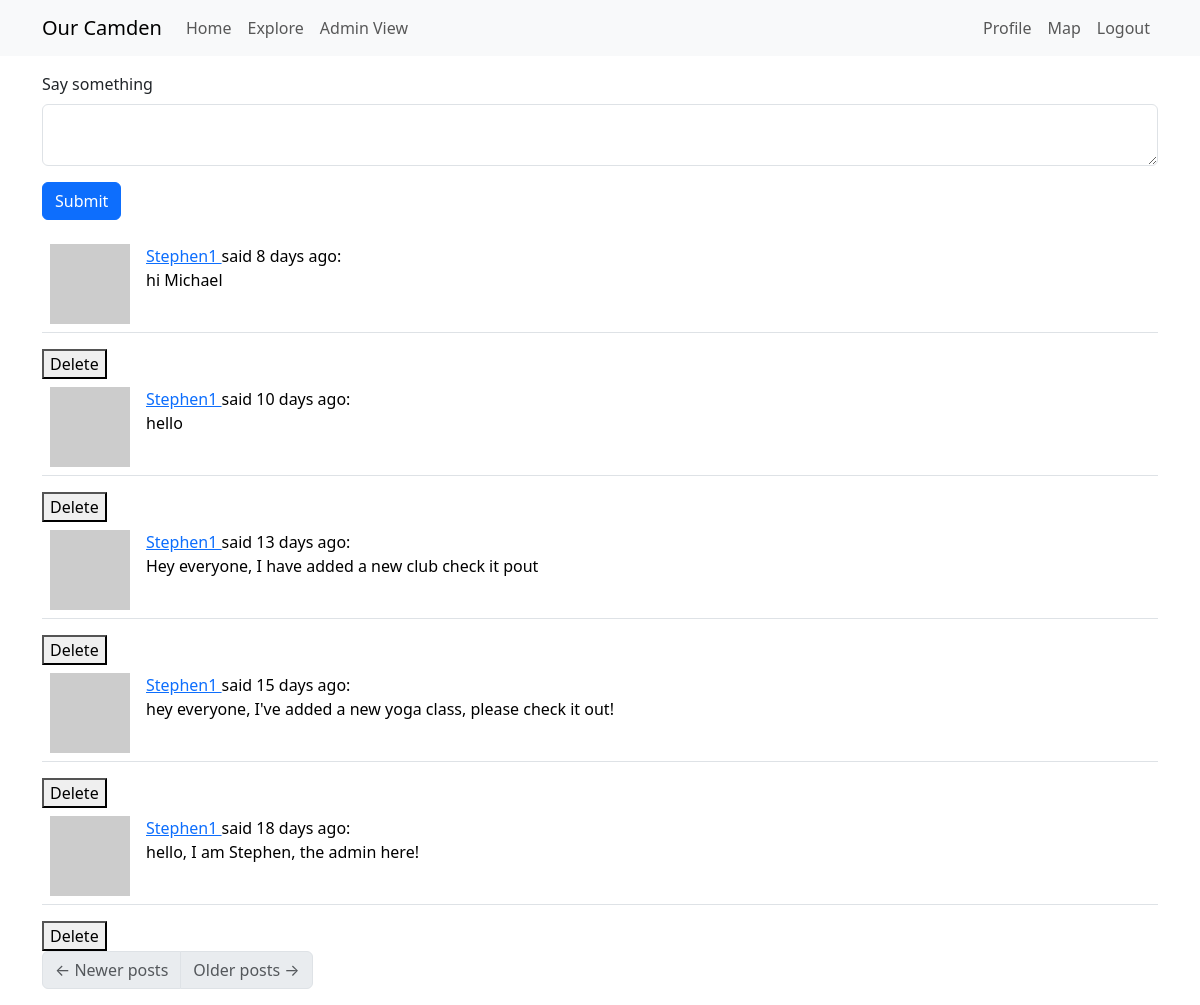
The page /index (signed in) on the database as committed earlier.
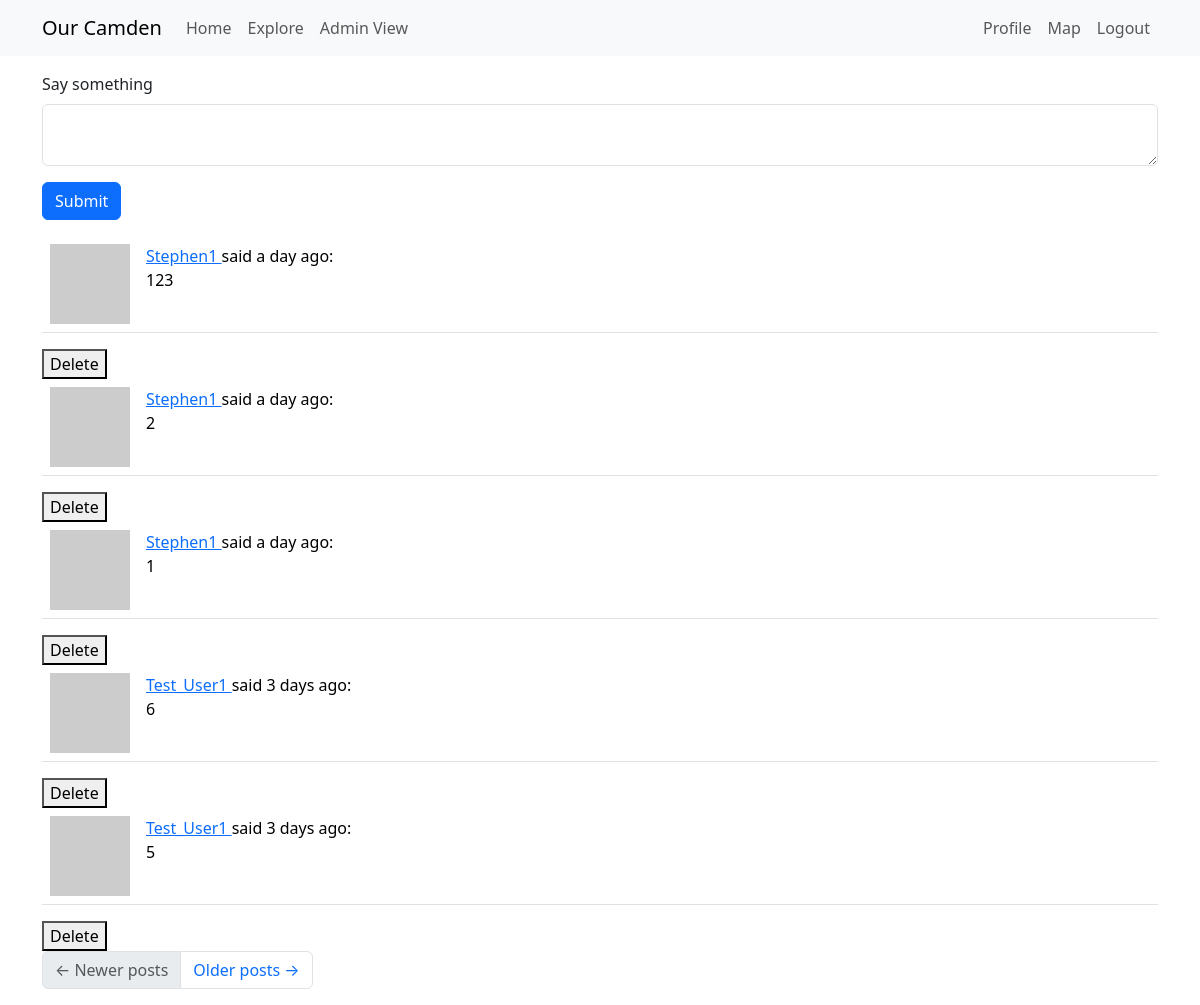
The same page on the database as committed later.
### app/models.py (models this page shows, shortened)
class Post(db.Model):
    __searchable__ = ['body']  # Fields to index
    id: so.Mapped[int] = so.mapped_column(primary_key=True)
    body: so.Mapped[str] = so.mapped_column(sa.String(140))
    timestamp: so.Mapped[datetime] = so.mapped_column(index=True, default=lambda: datetime.now(timezone.utc))
    user_id: so.Mapped[int] = so.mapped_column(sa.ForeignKey(User.id, ondelete='CASCADE'),index=True)
    author: so.Mapped[User] = so.relationship(back_populates='posts', passive_deletes=True)

class User(UserMixin, db.Model):
    __tablename__ = "User"
    __searchable__ = ['username', 'email',]
    id: so.Mapped[int] = so.mapped_column(primary_key=True) # so.Mapped gives a python data type to the attr, so.mapped_column creates the actual column
    access_level: so.Mapped[int] = so.mapped_column(
        default=0,  # Default to 0 (logged-in User)
        nullable=False
    )
    username: so.Mapped[str] = so.mapped_column(sa.String(64), index=True,
                                                unique=True)
    email: so.Mapped[str] = so.mapped_column(sa.String(120), index=True,
                                             unique=True)
    password_hash: so.Mapped[Optional[str]] = so.mapped_column(sa.String(256)) #attr can be defined as Optional
    about_me: so.Mapped[Optional[str]] = so.mapped_column(sa.String(140))
    last_seen: so.Mapped[Optional[datetime]] = so.mapped_column(
        default=lambda: datetime.now(timezone.utc))
    posts: so.WriteOnlyMapped['Post'] = so.relationship(
        back_populates='author',
        passive_deletes=True) #back_populates links Posts.author to User.posts
    following: so.WriteOnlyMapped['User'] = so.relationship(
        secondary=followers, primaryjoin=(followers.c.follower_id == id), # establish link between User and Follower tables, where the id matches (all the Users this current User follows)
        secondaryjoin=(followers.c.followed_id == id), #links followers back to Users. identifies all Users who are followed by the current User
        back_populates='followers',
        passive_deletes=True) #links User.following to Follower.followers (who the User is following)
    followers: so.WriteOnlyMapped['User'] = so.relationship(
        secondary=followers, primaryjoin=(followers.c.followed_id == id),
        secondaryjoin=(followers.c.follower_id == id),
        back_populates='following',
        passive_deletes=True) #same but for who the User is being followed by
    Markers: so.Mapped["Marker"] = so.relationship(
        "Marker",
        back_populates="creator",  # Links to the `Marker.creator` relationship
    )
    def avatar(self, size):
        digest = md5(self.email.lower().encode('utf-8')).hexdigest()
        return f'https://www.gravatar.com/avatar/{digest}?d=identicon&s={size}' #provides an automatic avatar
    def following_posts(self):
        Author = so.aliased(User)
        Follower = so.aliased(User)
        return (
            sa.select(Post)
            .join(Post.author.of_type(Author))
            .join(Author.followers.of_type(Follower), isouter=True)
            .where(sa.or_(
                Follower.id == self.id,
                Author.id == self.id,
            ))
            .group_by(Post)
            .order_by(Post.timestamp.desc())
        )

### app/routes.py (the view, shortened to what this page needs)
@app.route('/', methods=['GET', 'POST']) #accept data input from webpage
@app.route('/index', methods=['GET', 'POST']) # accept “/” or “/index” as route
@login_required
def index():
    form = PostForm() #display option to post something
    page = request.args.get('page', 1, type=int) # I THINK “page” is the key of the dict, “1” is the default value (default num of pages) unless there are more.
    posts = db.paginate(current_user.following_posts(), page=page,
                        per_page=app.config['POSTS_PER_PAGE'], error_out=False) #paginate the posts by page? [following_posts] [pre-configged no. of mosts per page]
    next_url = url_for('index', page=posts.next_num) \
        if posts.has_next else None # create next_url variable if there is one available
    prev_url = url_for('index', page=posts.prev_num) \
        if posts.has_prev else None # same logic
    return render_template('index.html', title='Home', form=form,
                           posts=posts.items, next_url=next_url,
                           prev_url=prev_url, user_id = current_user.id) # render index.html, with title home, form = postform, list of paginated posts, and next/prev otions

### app/forms.py
class PostForm(FlaskForm):
    post = TextAreaField('Say something', validators=[
        DataRequired(), Length(min=1, max=140)])
    submit = SubmitField('Submit')

### app/models.py (called while the page is built)
@login.user_loader
def load_User(id):
    return db.session.get(User, int(id))

### app/routes.py (called while the page is built)
@app.before_request
def before_request(): # if user is logged in, record the time they log in, update database
    if current_user.is_authenticated:
        current_user.last_seen = datetime.now(timezone.utc)
        db.session.commit()

### app/templates/index.html (shortened to what this page needs)
{% extends "base.html" %}
{% import "bootstrap_wtf.html" as wtf %}
{% block content %}
    {% if form %}
    {{ wtf.quick_form(form) }}
    {% endif %}
    {% for post in posts %}
        {% if post.author != None %}
            {% include '_post.html' %}
            {% if current_user.id == post.author.id or current_user.access_level == 1 %}
            <form action="{{ url_for('delete_post', post_id=post.id) }}" method="POST" style="display:inline;">
                <button type="submit" onclick="return confirm('Are you sure you want to delete this post?')">Delete</button>
            </form>
            {% endif %}
        {% endif %}
    {% endfor %}
    <nav aria-label="Post navigation">
        <ul class="pagination">
            <li class="page-item{% if not prev_url %} disabled{% endif %}">
                <a class="page-link" href="{{ prev_url }}">
                    <span aria-hidden="true">&larr;</span> Newer posts
                </a>
            </li>
            <li class="page-item{% if not next_url %} disabled{% endif %}">
                <a class="page-link" href="{{ next_url }}">
                    Older posts <span aria-hidden="true">&rarr;</span>
                </a>
            </li>
        </ul>
    </nav>
{% endblock %}

### app/templates/_post.html
<table class="table table-hover">
    <tr>
        <td width="70px">
            <a href="{{ url_for('user', username=post.author.username) }}">
                <img src="{{ post.author.avatar(70) }}" />
            </a>
        </td>
        <td>
            <a href="{{ url_for('user', username=post.author.username) }}">
                {{ post.author.username }}
            </a>
            said {{ moment(post.timestamp).fromNow() }}:
            <br>
            {{ post.body }}
        </td>
    </tr>
</table>

Rows that differ between the two databases and show on the page:
no longer on this page (row unchanged): Post: author.username "Stephen1", timestamp "8 days ago", body "hi Michael"
no longer on this page (row unchanged): Post: author.username "Stephen1", timestamp "10 days ago", body "hello"
no longer on this page (row unchanged): Post: author.username "Stephen1", timestamp "13 days ago", body "Hey everyone, I have added a new club check it pout"
no longer on this page (row unchanged): Post: author.username "Stephen1", timestamp "15 days ago", body "hey everyone, I've added a new yoga class, please check it out!"
removed Post: author.username "Stephen1", timestamp "18 days ago", body "hello, I am Stephen, the admin here!"
added Post: author.username "Stephen1", timestamp "a day ago", body "123"
added Post: author.username "Stephen1", timestamp "a day ago", body "2"
added Post: author.username "Stephen1", timestamp "a day ago", body "1"
now on this page (row unchanged): Post: author.username "Test_User1", timestamp "3 days ago", body "6"
now on this page (row unchanged): Post: author.username "Test_User1", timestamp "3 days ago", body "5"
